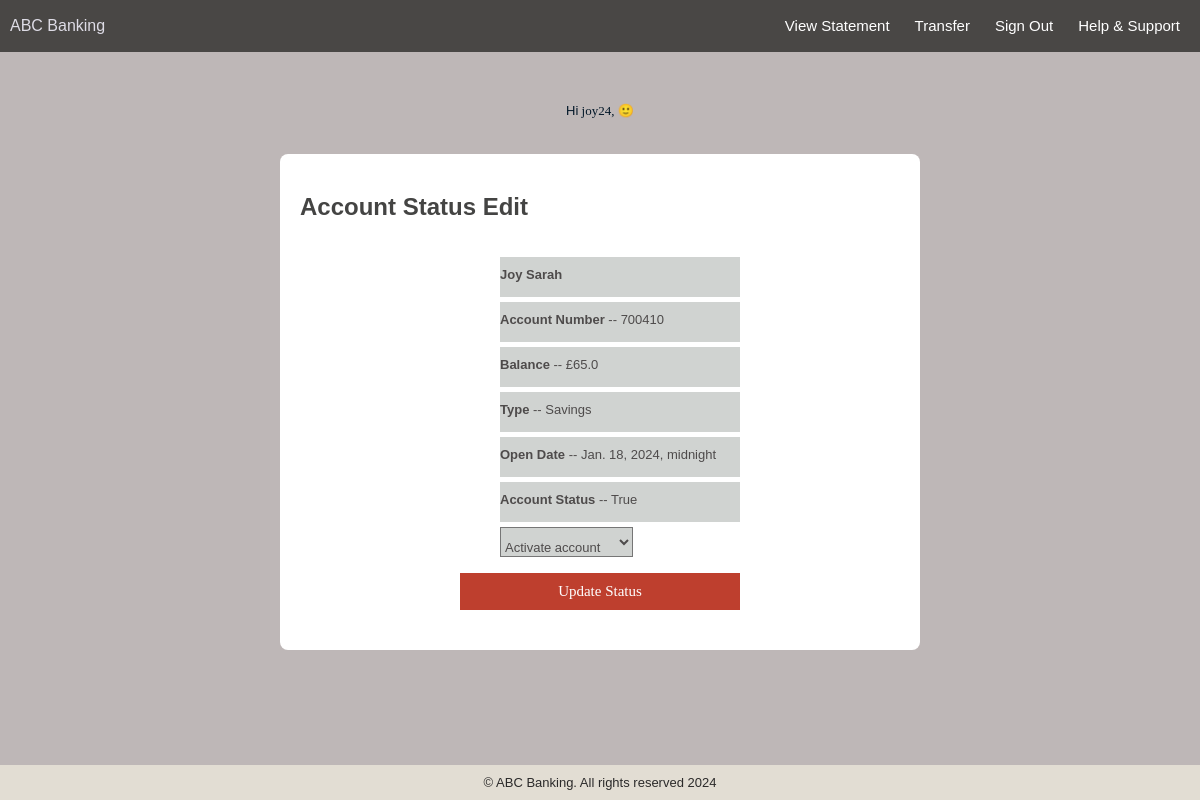
Page /Bank_app/accedit13 (signed in) on the committed database.
### Bank_app/models.py (models this page shows)
class Account(models.Model):
    aDate = models.DateTimeField()
    status = models.BooleanField(default=False)
    accountNumber = models.IntegerField()
    balance = models.FloatField()
    accountType = models.CharField(max_length=20)
    accountCount = models.IntegerField()
    aUser = models.ForeignKey(User, on_delete=models.CASCADE)

### Bank_app/views.py (the view, shortened to what this page needs)
# urls.py: path("accedit<int:accid>", views.Account_Edit.as_view(), name="accountedit"),
@method_decorator(login_required(login_url='adminpg'), name='dispatch')
class Account_Edit(View):
    def get(self, request, accid):
        account_to_edit = Account.objects.all().get(aUser=accid)
        return render(request, "Bank_app/account_status_edit.html", {"account_to_edit": account_to_edit})

### Bank_app/templates/Bank_app/account_status_edit.html (shortened to what this page needs)
{% load static %}
<!DOCTYPE html>
<html lang="en">
<head>
    <link rel="stylesheet" type="text/css" href="{% static "Bank_app/ui.css" %}">
</head>
<body>
    {% include 'Bank_app/header.html' %}
    {% include 'Bank_app/normal_super_user.html' %}
    <div id="main-container">
        <h2>Account Status Edit</h2>
        <div class="register-div">
         <form method="POST" action="">
          <ul>
            <li class="display_text"><b>{{ account_to_edit.aUser.first_name}}</b></li>
            <li class="display_text"><b>Account Number</b> -- {{ account_to_edit.accountNumber}}</li>
            <li class="display_text"><b>Balance</b> -- £{{ account_to_edit.balance}} </li>
            <li class="display_text"><b>Type</b> -- {{ account_to_edit.accountType}}</li>
            <li class="display_text"><b>Open Date</b> -- {{ account_to_edit.aDate}}</li>
            <li class="display_text"><b>Account Status</b> -- {{ account_to_edit.status}}</li>
              <select name="account_status" id="account_status" class="display_text">
                    <option value="1" class="display_text">Activate account</option>
              </select>
          </ul>
        <button style="background-color: rgb(190, 63, 46); color: #fff;padding: 10px;border: none;cursor: pointer;
        width: 100%;
        font-family: 'Arial Black';
        font-size: 15px;
        margin-bottom: 20px;">Update Status</button>
        </form>
       </div>
    </div>
    {% include 'Bank_app/footer.html' %}
</body>
</html>

### Bank_app/templates/Bank_app/normal_super_user.html
<p style="font-size: small; display: block; color: rgb(4, 24, 41);"> Hi<span style="font-family:Impact;">
    {% if request.user.is_superuser %}
        {{ request.user.username }}, (S)
    {% else %}
        {{ request.user.username }},
    {% endif %}
    &#128578;</span></p>

### Bank_app/static/Bank_app/ui.css (style rules this page uses)
body { background-color: rgb(190, 183, 183); margin: 0; padding: 0; display: flex; flex-direction: column; align-items: center; min-height: 100vh; }
#main-container { background-color: rgb(255, 255, 255); padding: 20px; border-radius: 8px; width: 80%; max-width: 600px; margin: 20px auto; }
h2 { font-family: 'Arial Black', sans-serif; color: #444443; }
.register-div { display: flex; flex-direction: column; width: 280px; margin: auto; }
p { font-family: Arial, Helvetica, sans-serif; text-align: justify; line-height: 1.5em; }
.display_text { width:auto; font-family: Arial, Helvetica, sans-serif; font-size: 13px; color: rgb(78, 75, 75); height: 30px; background-color: #d0d3d1; margin-bottom: 5px; display: block; padding-top: 10px; }
li { text-decoration: none; text-align: left; }

### rows in the picture
Account: aUser.first_name "Joy Sarah", accountNumber "700410", balance "65.0", accountType "Savings", aDate "Jan. 18, 2024, midnight", status "True"

### other values in the picture
{{ request.user.username }} "joy24"
